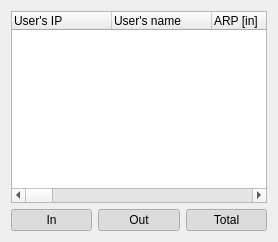
      <widget class="QWidget" name="tab1">
       <attribute name="icon">
        <iconset resource="images.qrc">
         <normaloff>:/images/16_packet.png</normaloff>:/images/16_packet.png</iconset>
       </attribute>
       <attribute name="title">
        <string>Packets</string>
       </attribute>
       <layout class="QGridLayout" name="gridLayout_3">
        <item row="0" column="0" colspan="3">
         <widget class="QTreeWidget" name="treeWidgetPackets">
          <property name="rootIsDecorated">
           <bool>false</bool>
          </property>
          <attribute name="headerStretchLastSection">
           <bool>false</bool>
          </attribute>
          <column>
           <property name="text">
            <string>User's IP</string>
           </property>
          </column>
          <column>
           <property name="text">
            <string>User's name</string>
           </property>
          </column>
          <column>
           <property name="text">
            <string>ARP [in]</string>
           </property>
          </column>
          <column>
           <property name="text">
            <string>ARP [out]</string>
           </property>
          </column>
          <column>
           <property name="text">
            <string>ARP [total]</string>
           </property>
          </column>
          <column>
           <property name="text">
            <string>RARP [in]</string>
           </property>
          </column>
          <column>
           <property name="text">
            <string>RARP [out]</string>
           </property>
          </column>
          <column>
           <property name="text">
            <string>RARP [total]</string>
           </property>
          </column>
          <column>
           <property name="text">
            <string>ICMP [in]</string>
           </property>
          </column>
          <column>
           <property name="text">
            <string>ICMP [out]</string>
           </property>
          </column>
          <column>
           <property name="text">
            <string>ICMP [total]</string>
           </property>
          </column>
          <column>
           <property name="text">
            <string>IGMP [in]</string>
           </property>
          </column>
          <column>
           <property name="text">
            <string>IGMP [out]</string>
           </property>
          </column>
          <column>
           <property name="text">
            <string>IGMP [total]</string>
           </property>
          </column>
          <column>
           <property name="text">
            <string>TCP [in]</string>
           </property>
          </column>
          <column>
           <property name="text">
            <string>TCP [out]</string>
           </property>
          </column>
          <column>
           <property name="text">
            <string>TCP [total]</string>
           </property>
          </column>
          <column>
           <property name="text">
            <string>UDP [in]</string>
           </property>
          </column>
          <column>
           <property name="text">
            <string>UDP [out]</string>
           </property>
          </column>
          <column>
           <property name="text">
            <string>UDP [total]</string>
           </property>
          </column>
          <column>
           <property name="text">
            <string>OTHER [in]</string>
           </property>
          </column>
          <column>
           <property name="text">
            <string>OTHER [out]</string>
           </property>
          </column>
          <column>
           <property name="text">
            <string>OTHER [total]</string>
           </property>
          </column>
          <column>
           <property name="text">
            <string>ALL [in]</string>
           </property>
          </column>
          <column>
           <property name="text">
            <string>ALL [out]</string>
           </property>
          </column>
          <column>
           <property name="text">
            <string>ALL [total]</string>
           </property>
          </column>
         </widget>
        </item>
        <item row="1" column="0">
         <widget class="QPushButton" name="pushButtonIn">
          <property name="sizePolicy">
           <sizepolicy hsizetype="MinimumExpanding" vsizetype="Fixed">
            <horstretch>0</horstretch>
            <verstretch>0</verstretch>
           </sizepolicy>
          </property>
          <property name="text">
           <string>In</string>
          </property>
          <property name="icon">
           <iconset resource="images.qrc">
            <normaloff>:/images/o_down.png</normaloff>:/images/o_down.png</iconset>
          </property>
          <property name="checkable">
           <bool>true</bool>
          </property>
          <property name="checked">
           <bool>true</bool>
          </property>
          <property name="autoDefault">
           <bool>false</bool>
          </property>
          <property name="flat">
           <bool>false</bool>
          </property>
         </widget>
        </item>
        <item row="1" column="1">
         <widget class="QPushButton" name="pushButtonOut">
          <property name="sizePolicy">
           <sizepolicy hsizetype="MinimumExpanding" vsizetype="Fixed">
            <horstretch>0</horstretch>
            <verstretch>0</verstretch>
           </sizepolicy>
          </property>
          <property name="text">
           <string>Out</string>
          </property>
          <property name="icon">
           <iconset resource="images.qrc">
            <normaloff>:/images/o_up.png</normaloff>:/images/o_up.png</iconset>
          </property>
          <property name="checkable">
           <bool>true</bool>
          </property>
          <property name="checked">
           <bool>true</bool>
          </property>
          <property name="autoDefault">
           <bool>false</bool>
          </property>
          <property name="flat">
           <bool>false</bool>
          </property>
         </widget>
        </item>
        <item row="1" column="2">
         <widget class="QPushButton" name="pushButtonTotal">
          <property name="sizePolicy">
           <sizepolicy hsizetype="MinimumExpanding" vsizetype="Fixed">
            <horstretch>0</horstretch>
            <verstretch>0</verstretch>
           </sizepolicy>
          </property>
          <property name="text">
           <string>Total</string>
          </property>
          <property name="icon">
           <iconset resource="images.qrc">
            <normaloff>:/images/16_up_down.png</normaloff>:/images/16_up_down.png</iconset>
          </property>
          <property name="checkable">
           <bool>true</bool>
          </property>
          <property name="checked">
           <bool>true</bool>
          </property>
          <property name="autoDefault">
           <bool>false</bool>
          </property>
          <property name="flat">
           <bool>false</bool>
          </property>
         </widget>
        </item>
       </layout>
      </widget>
